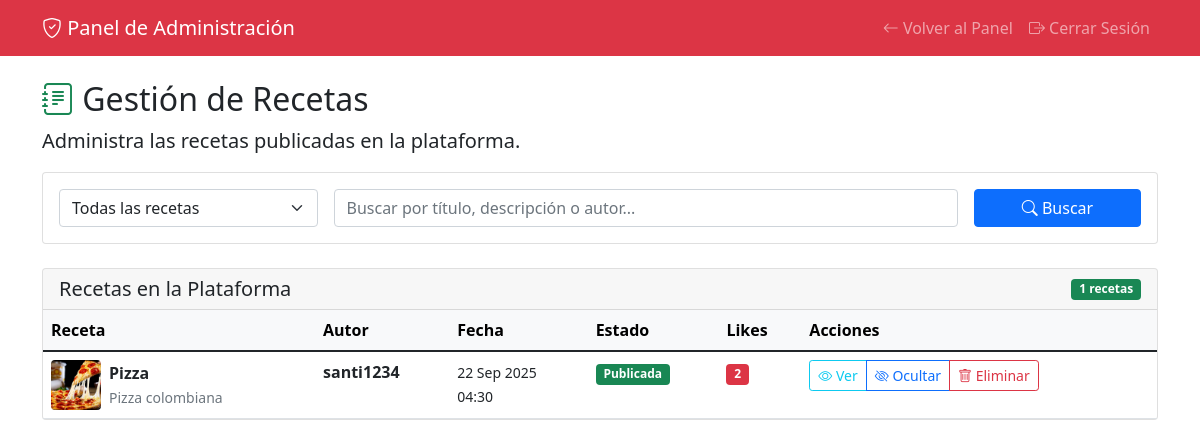
/admin-panel/recetas/ (signed in), run on the app's committed database.
### main/models.py (models this page shows, shortened)
class Recipe(models.Model):
    title = models.CharField(max_length=200, verbose_name="Título")
    description = models.TextField(verbose_name="Descripción", blank=True)
    instructions = models.TextField(verbose_name="Instrucciones de preparación")
    prep_time = models.PositiveIntegerField(verbose_name="Tiempo de preparación (minutos)", null=True, blank=True)
    cook_time = models.PositiveIntegerField(verbose_name="Tiempo de cocción (minutos)", null=True, blank=True)
    servings = models.PositiveIntegerField(verbose_name="Porciones", default=1)
    difficulty = models.CharField(
        max_length=20,
        choices=[
            ('facil', 'Fácil'),
            ('intermedio', 'Intermedio'),
            ('dificil', 'Difícil')
        ],
        default='facil',
        verbose_name="Dificultad"
    )
    author = models.ForeignKey(CustomUser, on_delete=models.CASCADE, verbose_name="Autor")
    tags = models.ManyToManyField(Tag, blank=True, verbose_name="Etiquetas")
    ingredients = models.ManyToManyField(Ingredient, through='RecipeIngredient', verbose_name="Ingredientes")
    created_at = models.DateTimeField(auto_now_add=True, verbose_name="Fecha de creación")
    updated_at = models.DateTimeField(auto_now=True, verbose_name="Última actualización")
    is_published = models.BooleanField(default=True, verbose_name="Publicada")
    class Meta:
        verbose_name = "Receta"
        verbose_name_plural = "Recetas"
        ordering = ['-created_at']
    @property
    def likes_count(self):
        return self.likes.count()

class RecipeImage(models.Model):
    recipe = models.ForeignKey(Recipe, on_delete=models.CASCADE, related_name="images")
    image = models.ImageField(upload_to='recipes/', verbose_name="Imagen")
    is_main = models.BooleanField(default=False, verbose_name="Imagen principal")
    caption = models.CharField(max_length=200, blank=True, verbose_name="Descripción")
    class Meta:
        verbose_name = "Imagen de receta"
        verbose_name_plural = "Imágenes de receta"

class CustomUser(AbstractUser):
    ROLE_CHOICES = (
        ('admin', 'Admin'),
        ('user', 'User'),
    )
    role = models.CharField(max_length=10, choices=ROLE_CHOICES, default='user')

### main/views.py (the view)
# urls.py: path('admin-panel/recetas/', views.admin_recipes, name='admin_recipes'),
@login_required
def admin_recipes(request):
    if request.user.role != 'admin':
        return redirect('user_panel')
    recipes = Recipe.objects.all().order_by('-created_at')
    status = request.GET.get('status', '')
    search = request.GET.get('search', '')
    if status == 'published':
        recipes = recipes.filter(is_published=True)
    elif status == 'unpublished':
        recipes = recipes.filter(is_published=False)
    if search:
        recipes = recipes.filter(
            Q(title__icontains=search) |
            Q(description__icontains=search) |
            Q(author__username__icontains=search)
        )
    paginator = Paginator(recipes, 20)
    page_number = request.GET.get('page')
    page_obj = paginator.get_page(page_number)
    context = {
        'page_obj': page_obj,
        'search': search,
        'status': status,
    }
    return render(request, 'admin_recipes.html', context)

### main/templates/admin_recipes.html (shortened to what this page needs)
<!DOCTYPE html>
<html lang="es">
<head>
    <link href="https://cdn.jsdelivr.net/npm/bootstrap@5.1.3/dist/css/bootstrap.min.css" rel="stylesheet">
    <link rel="stylesheet" href="https://cdn.jsdelivr.net/npm/bootstrap-icons@1.7.2/font/bootstrap-icons.css">
</head>
<body>
    <nav class="navbar navbar-expand-lg navbar-dark bg-danger">
        <div class="container">
            <a class="navbar-brand" href="{% url 'admin_panel' %}">
                <i class="bi bi-shield-check"></i> Panel de Administración
            </a>
            <div class="navbar-nav ms-auto">
                <a class="nav-link" href="{% url 'admin_panel' %}">
                    <i class="bi bi-arrow-left"></i> Volver al Panel
                </a>
                <a class="nav-link" href="{% url 'logout' %}">
                    <i class="bi bi-box-arrow-right"></i> Cerrar Sesión
                </a>
            </div>
        </div>
    </nav>
    <div class="container mt-4">
        <div class="row">
            <div class="col-md-12">
                <h2>
                    <i class="bi bi-journal-text text-success"></i>
                    Gestión de Recetas
                </h2>
                <p class="lead">Administra las recetas publicadas en la plataforma.</p>
                <div class="card mb-4">
                    <div class="card-body">
                        <form method="GET" class="row g-3">
                            <div class="col-md-3">
                                <select name="status" class="form-select">
                                    <option value="">Todas las recetas</option>
                                </select>
                            </div>
                            <div class="col-md-7">
                                <input type="text" class="form-control" name="search"
                                       placeholder="Buscar por título, descripción o autor..."
                                       value="{{ search }}">
                            </div>
                            <div class="col-md-2">
                                <button type="submit" class="btn btn-primary w-100">
                                    <i class="bi bi-search"></i> Buscar
                                </button>
                            </div>
                        </form>
                    </div>
                </div>
                {% if page_obj %}
                <div class="card">
                    <div class="card-header d-flex justify-content-between align-items-center">
                        <h5 class="mb-0">Recetas en la Plataforma</h5>
                        <span class="badge bg-success">{{ page_obj.paginator.count }} recetas</span>
                    </div>
                    <div class="card-body p-0">
                        <div class="table-responsive">
                            <table class="table table-hover mb-0">
                                <thead class="table-light">
                                    <tr>
                                        <th>Receta</th>
                                        <th>Autor</th>
                                        <th>Fecha</th>
                                        <th>Estado</th>
                                        <th>Likes</th>
                                        <th>Acciones</th>
                                    </tr>
                                </thead>
                                <tbody>
                                    {% for recipe in page_obj %}
                                    <tr id="recipe-{{ recipe.id }}">
                                        <td>
                                            <div class="d-flex align-items-center">
                                                {% if recipe.images.all %}
                                                    <img src="{{ recipe.images.first.image.url }}"
                                                         class="rounded me-2"
                                                         style="width: 50px; height: 50px; object-fit: cover;"
                                                         alt="{{ recipe.title }}">
                                                {% else %}
                                                    <div class="bg-light rounded me-2 d-flex align-items-center justify-content-center"
                                                         style="width: 50px; height: 50px;">
                                                        <i class="bi bi-image text-muted"></i>
                                                    </div>
                                                {% endif %}
                                                <div>
                                                    <strong>{{ recipe.title|truncatechars:40 }}</strong>
                                                    {% if recipe.description %}
                                                        <br><small class="text-muted">{{ recipe.description|truncatechars:60 }}</small>
                                                    {% endif %}
                                                </div>
                                            </div>
                                        </td>
                                        <td>
                                            <strong>{{ recipe.author.username }}</strong>
                                        </td>
                                        <td>
                                            <small>{{ recipe.created_at|date:"d M Y" }}<br>{{ recipe.created_at|time:"H:i" }}</small>
                                        </td>
                                        <td>
                                            {% if recipe.is_published %}
                                                <span class="badge bg-success">Publicada</span>
                                            {% else %}
                                                <span class="badge bg-warning">Oculta</span>
                                            {% endif %}
                                        </td>
                                        <td>
                                            <span class="badge bg-danger">{{ recipe.likes_count }}</span>
                                        </td>
                                        <td>
                                            <div class="btn-group btn-group-sm">
                                                <a href="{% url 'recipe_detail' recipe.id %}"
                                                   class="btn btn-outline-info" target="_blank">
                                                    <i class="bi bi-eye"></i> Ver
                                                </a>
                                                <button type="button" class="btn btn-outline-primary toggle-recipe-status"
                                                        data-recipe-id="{{ recipe.id }}"
                                                        data-current-status="{{ recipe.is_published|yesno:'true,false' }}">
                                                    {% if recipe.is_published %}
                                                        <i class="bi bi-eye-slash"></i> Ocultar
                                                    {% else %}
                                                        <i class="bi bi-eye"></i> Publicar
                                                    {% endif %}
                                                </button>
                                                <a href="{% url 'admin_delete_recipe' recipe.id %}"
                                                   class="btn btn-outline-danger"
                                                   onclick="return confirm('¿Estás seguro de eliminar esta receta? Esta acción no se puede deshacer.')">
                                                    <i class="bi bi-trash"></i> Eliminar
                                                </a>
                                            </div>
                                        </td>
                                    </tr>
                                    {% endfor %}
                                </tbody>
                            </table>
                        </div>
                    </div>
                </div>
                {% endif %}
            </div>
        </div>
    </div>
    <div class="toast-container position-fixed top-0 end-0 p-3">
    </div>
</body>
</html>

### data on the page
Recipe: images.first.image (picture), title "Pizza", description "Pizza colombiana", author.username "santi1234", created_at "22 Sep 2025", created_at "04:30", is_published "Publicada", likes_count "2"

### other printed values
{{ page_obj.paginator.count }} "1"
